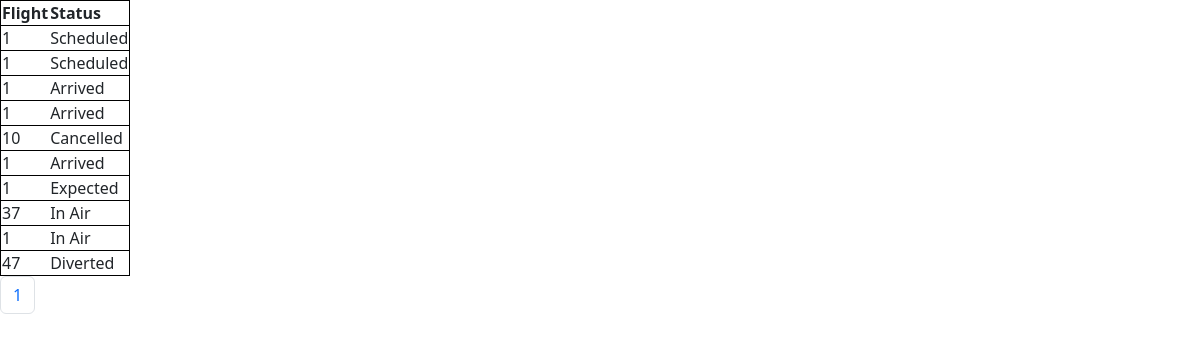
Page /api/flightStatusList/ on the committed database.
### Flight/models.py (models this page shows, shortened)
class FlightStatus(models.Model):
    flight = models.ForeignKey(Flight, on_delete=models.PROTECT, default=1)
    status = models.CharField(max_length=15, choices= FLIGHT_STATUS_CHOICES, default = "Scheduled")

### Flight/views.py (the view)
# urls.py: path('flightStatusList/',views.flightStatusView, name='flightStatusView'),
def flightStatusView(request):
   if request.method == 'GET':
    items = FlightStatus.objects.all()
    perpage = request.GET.get('perpage', default=10)
    page = request.GET.get('page', default = 1)
    paginator = Paginator(items, per_page=perpage)
    try:
       items = paginator.page(number=page)
    except EmptyPage:
       items = []
    totalPages = items.paginator.num_pages
    itemData = {
       'items': items,
       'lastpage': totalPages,
       'totalPageList': [n+1 for n in range(totalPages)],
    }
   return render(request, "flightStatusDisplay.html", itemData)

### Flight/templates/flightStatusDisplay.html (shortened to what this page needs)
{% load django_bootstrap5 %}
{% bootstrap_css %}
<!DOCTYPE html>
<html lang="en">
<head>
</head>
<body>
    <table style="border: 1px solid black;">
        <th>Flight</th>
        <th>Status</th>
        {% for item in items %}
        <tr style="border: 1px solid black;">
           <td>{{item.flight_id}}</td>
           <td>{{item.status}}</td>
        </tr>
        {% endfor %}
    </table>
</body>
</html>
<nav aria-label="Page navigation example">
    <ul class="pagination">
        {% for n in totalPageList %}
      <li class="page-item"><a class="page-link" href="/api/flightStatusList/?page={{n}}">{{n}}</a></li>
        {% endfor %}
    </ul>
  </nav>

### rows in the picture
FlightStatus: flight_id "1", status "Scheduled"
FlightStatus: flight_id "1", status "Scheduled"
FlightStatus: flight_id "1", status "Arrived"
FlightStatus: flight_id "1", status "Arrived"
FlightStatus: flight_id "10", status "Cancelled"
FlightStatus: flight_id "1", status "Arrived"
FlightStatus: flight_id "1", status "Expected"
FlightStatus: flight_id "37", status "In Air"
FlightStatus: flight_id "1", status "In Air"
FlightStatus: flight_id "47", status "Diverted"

### other values in the picture
{{ n }} "1"
